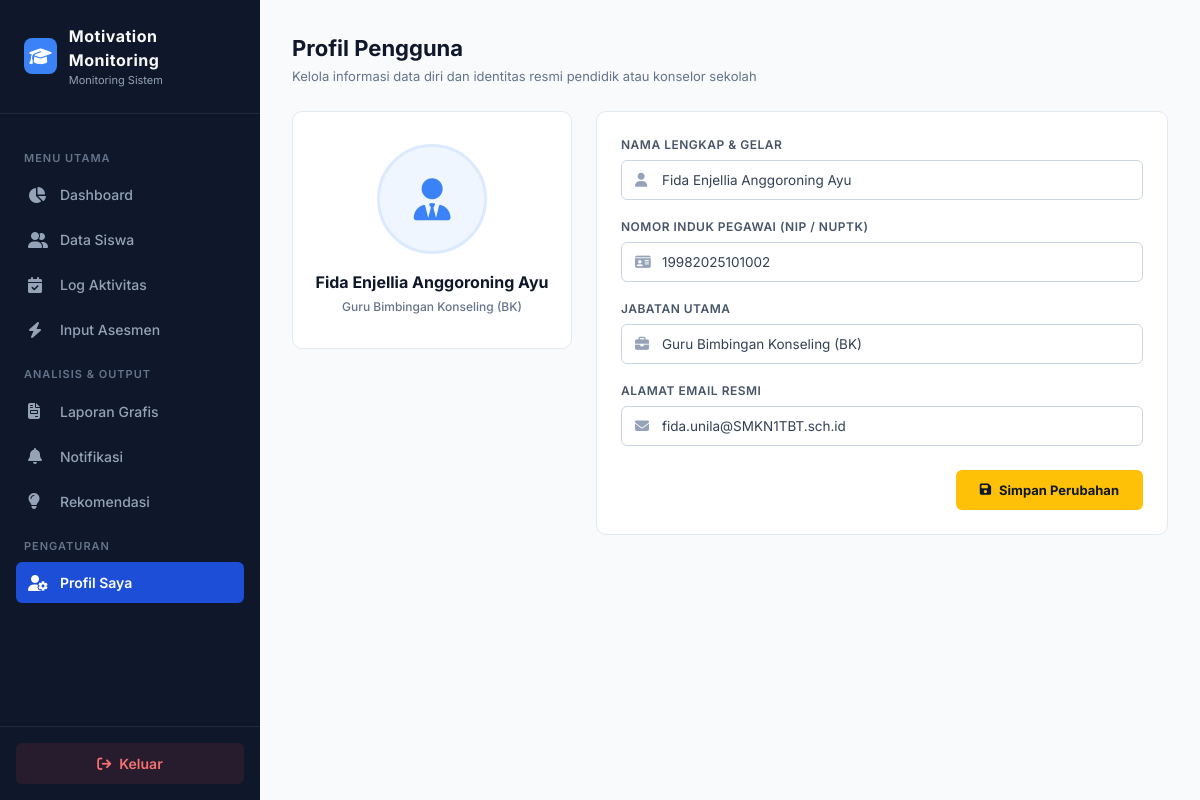
The page /profil on the database its author committed.
### tables this page shows
CREATE TABLE pengguna (
            id INTEGER PRIMARY KEY AUTOINCREMENT,
            nama TEXT NOT NULL,
            nomor_induk TEXT NOT NULL,
            jabatan TEXT NOT NULL,
            email TEXT NOT NULL
        );

### app.py (the view, shortened to what this page needs)
@app.route('/profil', methods=['GET', 'POST'])
def profil():
    conn = get_db_connection()
    cek_pengguna = conn.execute("SELECT COUNT(*) FROM pengguna").fetchone()[0]
    if cek_pengguna == 0:
        conn.execute("""
            INSERT INTO pengguna (id, nama, nomor_induk, jabatan, email)
            VALUES (1, ?, ?, ?, ?)
        """, ('Muhammad Yasir, S.Pd.', '19982025101002', 'Guru Bimbingan Konseling (BK)', 'yasir.unila@school.sch.id'))
        conn.commit()
    user_data = conn.execute("SELECT * FROM pengguna WHERE id = 1").fetchone()
    conn.close()
    return render_template('profil.html', user=user_data)

### config/db_config.py (called while the page is built)
def get_db_connection():
    conn = sqlite3.connect('database.db')
    conn.row_factory = sqlite3.Row
    return conn

### templates/profil.html (shortened to what this page needs)
<!doctype html>
<html lang="id">
  <head>
    <link
      rel="stylesheet"
      href="https://cdnjs.cloudflare.com/ajax/libs/font-awesome/6.4.0/css/all.min.css"
    />
  </head>
  <body>
    <div class="app-container">
      <aside class="sidebar">
        <div class="sidebar-brand">
          <div class="brand-icon">
            <i class="fa-solid fa-graduation-cap"></i>
          </div>
          <div class="brand-text">
            <h2>Motivation Monitoring</h2>
            <span>Monitoring Sistem</span>
          </div>
        </div>
        <nav class="sidebar-menu">
          <p class="menu-category">Menu Utama</p>
          <a href="/dashboard" class="menu-item"
            ><i class="fa-solid fa-chart-pie"></i> Dashboard</a
          >
          <a href="/siswa" class="menu-item"
            ><i class="fa-solid fa-user-group"></i> Data Siswa</a
          >
          <a href="/aktivitas" class="menu-item"
            ><i class="fa-solid fa-calendar-check"></i> Log Aktivitas</a
          >
          <a href="/asesmen_kompleks" class="menu-item"
            ><i class="fa-solid fa-bolt"></i> Input Asesmen</a
          >
          <p class="menu-category">Analisis & Output</p>
          <a href="/laporan" class="menu-item"
            ><i class="fa-solid fa-file-invoice"></i> Laporan Grafis</a
          >
          <a href="/notifikasi" class="menu-item"
            ><i class="fa-solid fa-bell"></i> Notifikasi</a
          >
          <a href="/rekomendasi" class="menu-item"
            ><i class="fa-solid fa-lightbulb"></i> Rekomendasi</a
          >
          <p class="menu-category">Pengaturan</p>
          <a href="/profil" class="menu-item active"
            ><i class="fa-solid fa-user-gear"></i> Profil Saya</a
          >
        </nav>
        <div class="sidebar-footer">
          <a href="/" class="btn-logout"
            ><i class="fa-solid fa-arrow-right-from-bracket"></i> Keluar</a
          >
        </div>
      </aside>
      <main class="main-content">
        <header class="topbar">
          <div class="topbar-left">
            <h1>Profil Pengguna</h1>
            <p class="subtitle">
              Kelola informasi data diri dan identitas resmi pendidik atau
              konselor sekolah
            </p>
          </div>
        </header>
        <div class="profile-grid">
          <div class="panel">
            <div class="panel-body avatar-card">
              <div class="avatar-circle">
                <i class="fa-solid fa-user-tie"></i>
              </div>
              <h3>{{ user['nama'] }}</h3>
              <p>{{ user['jabatan'] }}</p>
            </div>
          </div>
          <div class="panel">
            <div class="panel-body">
              <form method="POST" action="/profil">
                <div class="form-group">
                  <label>Nama Lengkap & Gelar</label>
                  <div class="input-wrapper">
                    <i class="fa-solid fa-user"></i>
                    <input
                      type="text"
                      class="input-control"
                      name="nama"
                      value="{{ user['nama'] }}"
                      required
                      autocomplete="off"
                    />
                  </div>
                </div>
                <div class="form-group">
                  <label>Nomor Induk Pegawai (NIP / NUPTK)</label>
                  <div class="input-wrapper">
                    <i class="fa-solid fa-id-card"></i>
                    <input
                      type="text"
                      class="input-control"
                      name="nomor_induk"
                      value="{{ user['nomor_induk'] }}"
                      required
                      autocomplete="off"
                    />
                  </div>
                </div>
                <div class="form-group">
                  <label>Jabatan Utama</label>
                  <div class="input-wrapper">
                    <i class="fa-solid fa-briefcase"></i>
                    <input
                      type="text"
                      class="input-control"
                      name="jabatan"
                      value="{{ user['jabatan'] }}"
                      required
                      autocomplete="off"
                    />
                  </div>
                </div>
                <div class="form-group">
                  <label>Alamat Email Resmi</label>
                  <div class="input-wrapper">
                    <i class="fa-solid fa-envelope"></i>
                    <input
                      type="email"
                      class="input-control"
                      name="email"
                      value="{{ user['email'] }}"
                      required
                      autocomplete="off"
                      style="
                        width: 100%;
                        padding: 11px 14px 11px 40px;
                        border: 1px solid #cbd5e1;
                        border-radius: 6px;
                        font-size: 13.5px;
                      "
                    />
                  </div>
                </div>
                <div style="margin-top: 24px; text-align: right">
                  <button type="submit" class="btn-save-profile">
                    <i class="fa-solid fa-floppy-disk"></i> Simpan Perubahan
                  </button>
                </div>
              </form>
            </div>
          </div>
        </div>
      </main>
    </div>
  </body>
</html>

### templates/profil.html (style rules this page uses)
* { margin: 0; padding: 0; box-sizing: border-box; font-family: "Inter", sans-serif; }
body { background-color: #f8fafc; color: #1e293b; font-size: 14px; line-height: 1.5; }
.app-container { display: flex; min-height: 100vh; }
.sidebar { width: 260px; background-color: #0f172a; color: #f8fafc; display: flex; flex-direction: column; position: fixed; height: 100vh; z-index: 100; }
.sidebar-brand { padding: 24px; display: flex; align-items: center; gap: 12px; border-bottom: 1px solid #1e293b; }
.brand-icon { background-color: #3b82f6; width: 36px; height: 36px; border-radius: 8px; display: flex; align-items: center; justify-content: center; font-size: 18px; color: white; }
.brand-text h2 { font-size: 16px; font-weight: 700; letter-spacing: 0.5px; }
.brand-text span { font-size: 11px; color: #94a3b8; display: block; }
.sidebar-menu { padding: 20px 16px; flex: 1; overflow-y: auto; }
.menu-category { font-size: 11px; text-transform: uppercase; color: #64748b; font-weight: 600; letter-spacing: 1px; margin: 16px 0 8px 8px; }
.menu-item { display: flex; align-items: center; gap: 12px; padding: 10px 12px; color: #94a3b8; text-decoration: none; border-radius: 6px; font-weight: 500; margin-bottom: 4px; transition: all 0.2s ease; }
.menu-item i { font-size: 16px; width: 20px; }
.menu-item.active { background-color: #1d4ed8; color: white; font-weight: 600; }
.sidebar-footer { padding: 16px; border-top: 1px solid #1e293b; }
.btn-logout { display: flex; align-items: center; justify-content: center; gap: 8px; background-color: rgba(239, 68, 68, 0.1); color: #f87171; text-decoration: none; padding: 10px; border-radius: 6px; font-weight: 600; transition: background 0.2s; }
.main-content { margin-left: 260px; flex: 1; padding: 32px; max-width: 1100px; }
.topbar { display: flex; justify-content: space-between; align-items: center; margin-bottom: 24px; }
.topbar h1 { font-size: 22px; font-weight: 700; color: #0f172a; }
.subtitle { font-size: 13px; color: #64748b; margin-top: 2px; }
.profile-grid { display: grid; grid-template-columns: 280px 1fr; gap: 24px; align-items: start; }
.panel { background-color: white; border: 1px solid #e2e8f0; border-radius: 10px; overflow: hidden; margin-bottom: 24px; }
.panel-body { padding: 24px; }
.avatar-card { text-align: center; padding: 32px 16px; }
.avatar-circle { width: 110px; height: 110px; background-color: #eff6ff; color: #3b82f6; border-radius: 50%; display: flex; align-items: center; justify-content: center; font-size: 42px; margin: 0 auto 16px; border: 3px solid #dbeafe; }
.avatar-card h3 { font-size: 16px; font-weight: 700; color: #0f172a; margin-bottom: 4px; }
.avatar-card p { font-size: 12px; color: #64748b; font-weight: 500; }
.form-group { margin-bottom: 18px; }
.form-group label { display: block; font-size: 12px; font-weight: 600; color: #475569; text-transform: uppercase; margin-bottom: 6px; letter-spacing: 0.5px; }
.input-wrapper { position: relative; display: flex; align-items: center; }
.input-wrapper i { position: absolute; left: 14px; color: #94a3b8; font-size: 14px; }
.input-control { width: 100%; padding: 11px 14px 11px 40px; border: 1px solid #cbd5e1; border-radius: 6px; font-size: 13.5px; color: #334155; transition: all 0.2s; }
.btn-save-profile { padding: 12px 24px; background-color: #ffc107; color: #0f172a; border: none; border-radius: 6px; font-weight: 700; font-size: 13px; cursor: pointer; display: inline-flex; align-items: center; gap: 8px; transition: background 0.2s; }

### rows shown on the page
pengguna: nama "Fida Enjellia Anggoroning Ayu", jabatan "Guru Bimbingan Konseling (BK)", nomor_induk "19982025101002", email "fida.unila@SMKN1TBT.sch.id"
